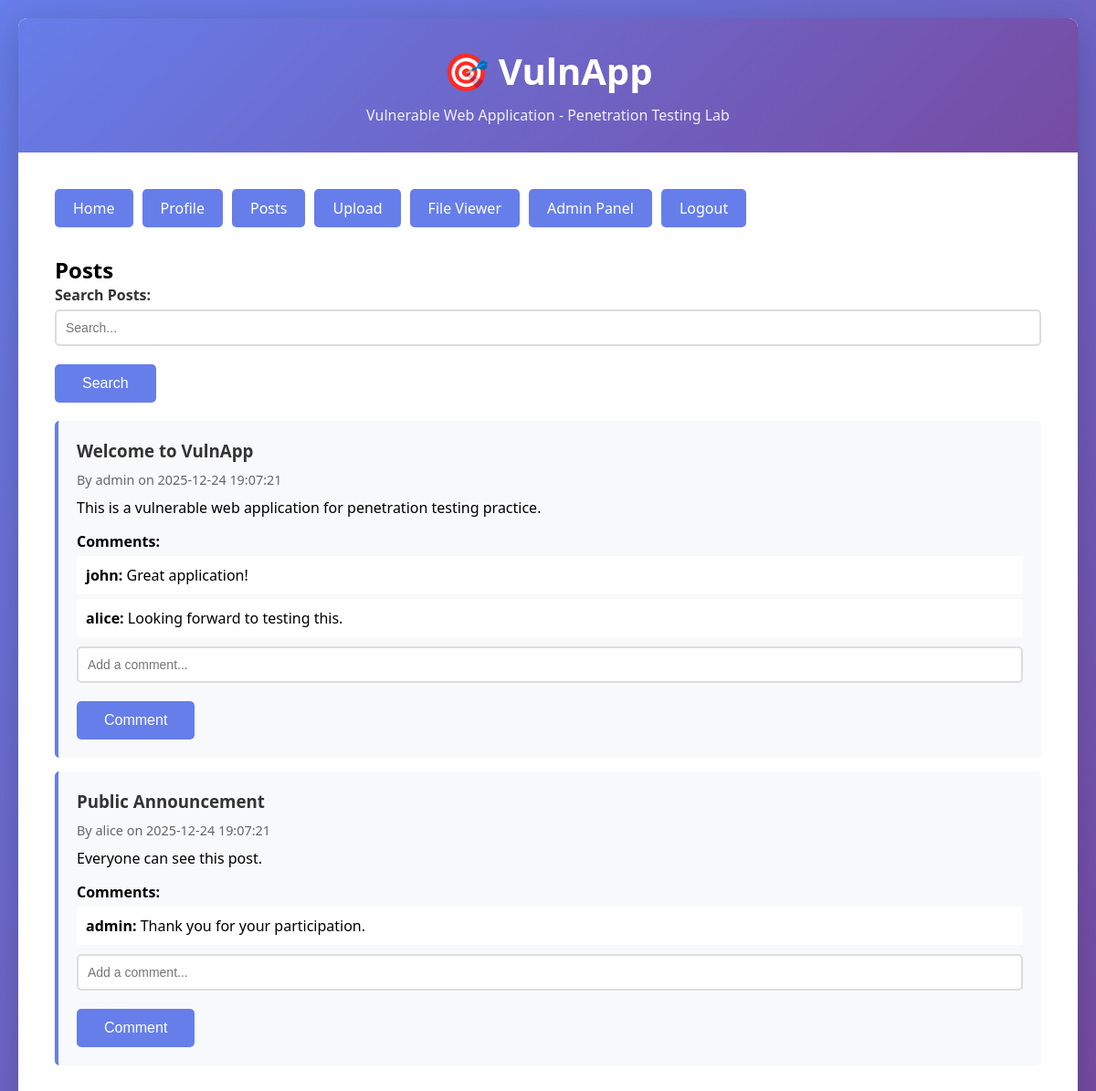
The app's page /index.php?page=posts (signed in) with its own data.
### tables this page shows
CREATE TABLE IF NOT EXISTS posts (
    id INT AUTO_INCREMENT PRIMARY KEY,
    user_id INT,
    title VARCHAR(200),
    content TEXT,
    is_private BOOLEAN DEFAULT 0,
    created_at TIMESTAMP DEFAULT CURRENT_TIMESTAMP,
    FOREIGN KEY (user_id) REFERENCES users(id)
);

CREATE TABLE IF NOT EXISTS users (
    id INT AUTO_INCREMENT PRIMARY KEY,
    username VARCHAR(50) NOT NULL UNIQUE,
    password VARCHAR(255) NOT NULL,
    email VARCHAR(100),
    role VARCHAR(20) DEFAULT 'user',
    created_at TIMESTAMP DEFAULT CURRENT_TIMESTAMP
);

CREATE TABLE IF NOT EXISTS comments (
    id INT AUTO_INCREMENT PRIMARY KEY,
    post_id INT,
    user_id INT,
    comment TEXT,
    created_at TIMESTAMP DEFAULT CURRENT_TIMESTAMP,
    FOREIGN KEY (post_id) REFERENCES posts(id),
    FOREIGN KEY (user_id) REFERENCES users(id)
);

### www/config.php (called while the page is built, shortened)
<?php
function getDB() {
    try {
        $conn = new PDO("mysql:host=" . DB_HOST . ";dbname=" . DB_NAME, DB_USER, DB_PASS);
        $conn->setAttribute(PDO::ATTR_ERRMODE, PDO::ERRMODE_EXCEPTION);
        return $conn;
    } catch(PDOException $e) {
        die("Connection failed: " . $e->getMessage());
    }
}
?>

### www/index.php (the view, shortened to what this page needs)
<!DOCTYPE html>
<html lang="en">
<head>
</head>
<body>
    <div class="container">
        <div class="header">
            <h1>🎯 VulnApp</h1>
            <p>Vulnerable Web Application - Penetration Testing Lab</p>
        </div>
        <div class="content">
            <?php
            require_once 'config.php';
            $page = isset($_GET['page']) ? $_GET['page'] : 'home';
            ?>
            <div class="nav">
                <a href="index.php?page=home">Home</a>
                <?php if (isset($_SESSION['user_id'])): ?>
                    <a href="index.php?page=profile">Profile</a>
                    <a href="index.php?page=posts">Posts</a>
                    <a href="upload.php">Upload</a>
                    <a href="view.php">File Viewer</a>
                    <?php if ($_SESSION['role'] == 'admin'): ?>
                        <a href="admin.php">Admin Panel</a>
                    <?php endif; ?>
                    <a href="index.php?logout=1">Logout</a>
                <?php else: ?>
                    <a href="index.php?page=login">Login</a>
                    <a href="index.php?page=register">Register</a>
                <?php endif; ?>
            </div>
            <?php
            switch($page) {
                    ?>
                            <?php
                case 'posts':
                    if (!isset($_SESSION['user_id'])) {
                        echo "<p>Please login first!</p>";
                    } else {
                        ?>
                        <h2>Posts</h2>
                        <form method="GET" style="margin-bottom: 20px;">
                            <div class="form-group">
                                <label>Search Posts:</label>
                                <input type="text" name="search" placeholder="Search...">
                            </div>
                            <button type="submit" class="btn">Search</button>
                        </form>
                        <?php
                        if (isset($_GET['search'])) {
                            $search = $_GET['search'];
                            $query = "SELECT posts.*, users.username FROM posts JOIN users ON posts.user_id = users.id WHERE title LIKE '%$search%' OR content LIKE '%$search%'";
                        } else {
                            $query = "SELECT posts.*, users.username FROM posts JOIN users ON posts.user_id = users.id WHERE is_private = 0";
                        }
                        $posts = getDB()->query($query);
                        foreach ($posts as $post) {
                            ?>
                            <div class="post">
                                <h3><?php echo htmlspecialchars($post['title']); ?></h3>
                                <div class="post-meta">
                                    By <?php echo htmlspecialchars($post['username']); ?> on <?php echo htmlspecialchars($post['created_at']); ?>
                                </div>
                                <p><?php echo htmlspecialchars($post['content']); ?></p>
                                <h4 style="margin-top: 15px;">Comments:</h4>
                                <?php
                                $stmt = getDB()->prepare("SELECT comments.*, users.username FROM comments JOIN users ON comments.user_id = users.id WHERE post_id = ?");
                                $stmt->execute([$post['id']]);
                                $comments = $stmt->fetchAll(PDO::FETCH_ASSOC);
                                foreach ($comments as $comment) {
                                    echo "<div style='background: white; padding: 10px; margin: 5px 0; border-radius: 3px;'>";
                                    echo "<strong>" . htmlspecialchars($comment['username']) . ":</strong> ";
                                    echo $comment['comment'];
                                    echo "</div>";
                                }
                                ?>
                                <form method="POST" style="margin-top: 10px;">
                                    <div class="form-group">
                                        <input type="text" name="comment" placeholder="Add a comment..." required>
                                    </div>
                                    <button type="submit" name="add_comment" class="btn">Comment</button>
                                </form>
                            </div>
                            <?php
                        }
                        ?>
                        <?php
                    }
                    break;
            }
            ?>
        </div>
    </div>
</body>
</html>

### www/index.php (style rules this page uses)
* { margin: 0; padding: 0; box-sizing: border-box; }
body { font-family: 'Segoe UI', Tahoma, Geneva, Verdana, sans-serif; background: linear-gradient(135deg, #667eea 0%, #764ba2 100%); min-height: 100vh; display: flex; align-items: center; justify-content: center; padding: 20px; }
.container { background: white; border-radius: 10px; box-shadow: 0 10px 40px rgba(0,0,0,0.2); max-width: 1200px; width: 100%; overflow: hidden; }
.header { background: linear-gradient(135deg, #667eea 0%, #764ba2 100%); color: white; padding: 30px; text-align: center; }
.header h1 { font-size: 2.5em; margin-bottom: 10px; }
.header p { opacity: 0.9; }
.content { padding: 40px; }
.nav { display: flex; gap: 10px; margin-bottom: 30px; flex-wrap: wrap; }
.nav a { padding: 10px 20px; background: #667eea; color: white; text-decoration: none; border-radius: 5px; transition: all 0.3s; }
.form-group { margin-bottom: 20px; }
.form-group label { display: block; margin-bottom: 5px; font-weight: bold; color: #333; }
.form-group input, .form-group textarea { width: 100%; padding: 10px; border: 2px solid #ddd; border-radius: 5px; font-size: 14px; }
.btn { padding: 12px 30px; background: #667eea; color: white; border: none; border-radius: 5px; cursor: pointer; font-size: 16px; transition: all 0.3s; }
.post { background: #f8f9fa; padding: 20px; margin-bottom: 15px; border-radius: 5px; border-left: 4px solid #667eea; }
.post h3 { color: #333; margin-bottom: 10px; }
.post-meta { color: #666; font-size: 0.9em; margin-bottom: 10px; }

### records on screen
posts: title "Welcome to VulnApp", user.username "admin", created_at "2025-12-24 19:07:21", content "This is a vulnerable web application for penetration testing practice."
comments: user.username "john", comment "Great application!"
comments: user.username "alice", comment "Looking forward to testing this."
posts: title "Public Announcement", user.username "alice", created_at "2025-12-24 19:07:21", content "Everyone can see this post."
comments: user.username "admin", comment "Thank you for your participation."
